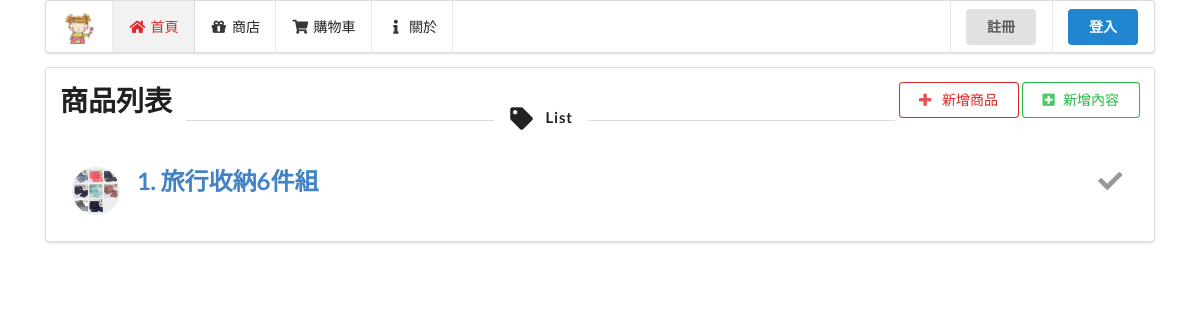
/posts/, run on an earlier commit of the app's database.
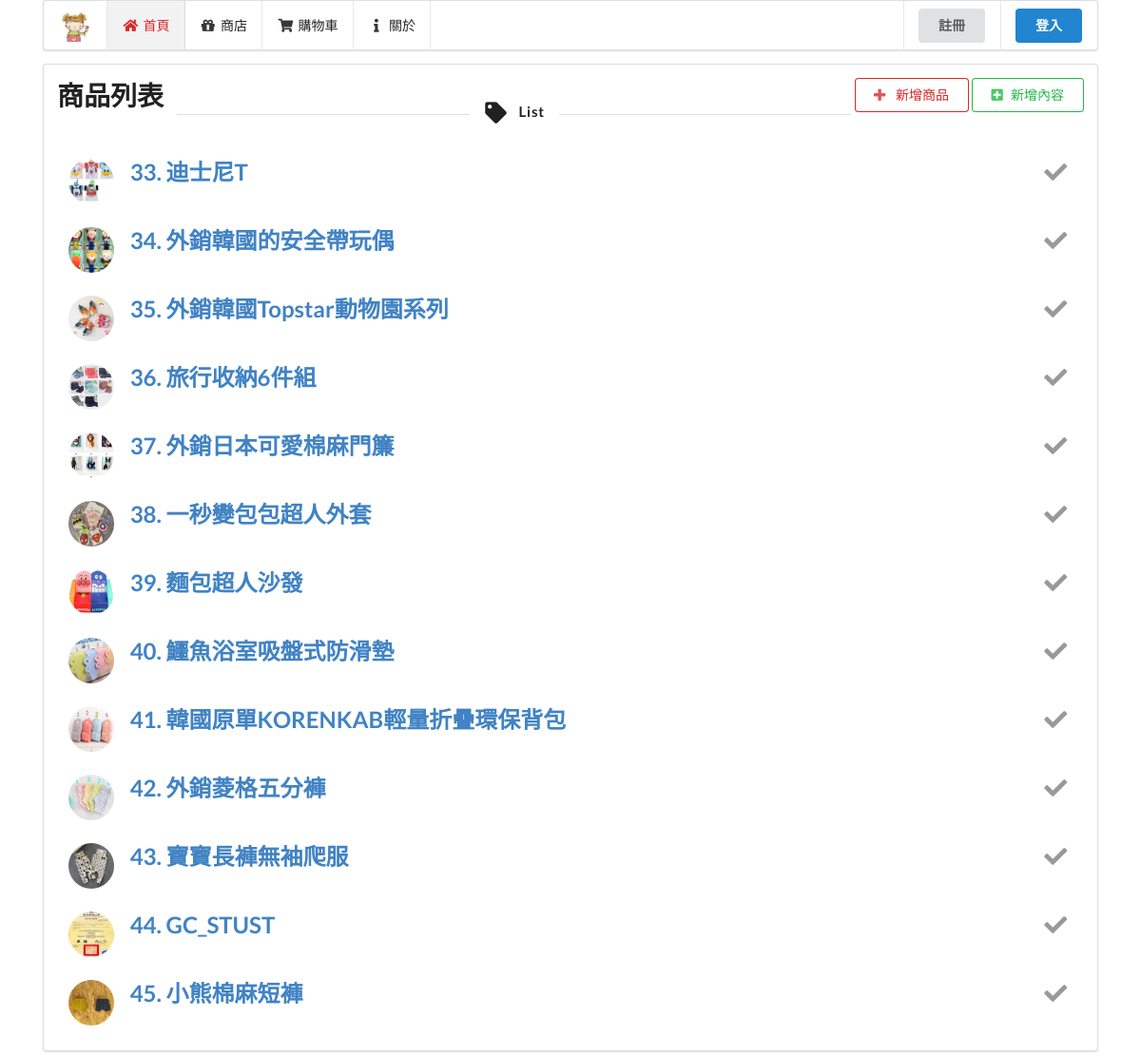
And on a later commit of the database.
### products/models.py (models this page shows, shortened)
class Product(models.Model):
    name        = models.CharField('商品名稱', max_length = 20)                                     # 商品名稱
    notes       = models.TextField('商品描述', blank=True, default='')                              # 商品描述
    raiser      = models.PositiveIntegerField('募集人數')                                           # 募集人數
    date        = models.DateField('刊登日期', default=datetime.date.today)                         # 刊登日期
    image       = models.ImageField('商品圖片', upload_to='ProductImages', null=True, blank=True)   # 商品圖片
    is_display  = models.BooleanField('展示與否', default=True)                                     # 是否展示
    class Meta:
        verbose_name = '商品'
        verbose_name_plural = '所有商品'
    def __str__(self):                  # __str__ on Python 3,	__unicode__ on Python 2
        return self.name
    __repr__ = __str__

### posts/views.py (the view)
def post_list(request):
    queryset = Product.objects.all()
    context = {
        'title' : '商品列表',
        'object_list': queryset,
    }
    return render(request, 'posts/post_list.html', context)

### posts/templates/posts/post_list.html
{% extends 'posts/base.html' %} {% block title %}{{ title }} | {{ block.super }}{% endblock title %} {% block content %} {{ block.super }}
<div class="ui clearing segment">
    <h1 class="ui left floated header"> {{ title }} </h1>
    <button class="ui right floated green basic button" onclick="javascript:location.href='add_detail';"><i class="add square icon"></i>新增內容</button>
    <button class="ui right floated red basic button" onclick="javascript:location.href='create';"><i class="plus icon"></i> 新增商品</button>
    <h4 class="ui horizontal divider header"><i class="tag icon"></i> List </h4>
    <div class="ui massive selection animated list">
        {% for obj in object_list %}
        <div class="item">
            <img class="ui avatar image" src="/media/{{ obj.image }}">
            <div class="content">
                <a class="header" href='/posts/{{obj.id}}/edit'>{{ obj.id }}. {{ obj.name }}</a>
            </div>
            <div class="right floated content">
                {% if obj.is_display %}
                <i class="checkmark icon"></i> {% else %}
                <i class="remove icon"></i> {% endif %}
            </div>
        </div>
        {% endfor %}
    </div>
</div>
{% endblock content %}

What changed in the data, as far as the page shows it:
removed Product: image (picture), id "1", name "旅行收納6件組", is_display True (drawn)
added Product: image (picture), id "33", name "迪士尼T", is_display True (drawn)
added Product: image (picture), id "34", name "外銷韓國的安全帶玩偶", is_display True (drawn)
added Product: image (picture), id "35", name "外銷韓國Topstar動物園系列", is_display True (drawn)
added Product: image (picture), id "36", name "旅行收納6件組", is_display True (drawn)
added Product: image (picture), id "37", name "外銷日本可愛棉麻門簾", is_display True (drawn)
added Product: image (picture), id "38", name "一秒變包包超人外套", is_display True (drawn)
added Product: image (picture), id "39", name "麵包超人沙發", is_display True (drawn)
added Product: image (picture), id "40", name "鱷魚浴室吸盤式防滑墊", is_display True (drawn)
added Product: image (picture), id "41", name "韓國原單KORENKAB輕量折疊環保背包", is_display True (drawn)
added Product: image (picture), id "42", name "外銷菱格五分褲", is_display True (drawn)
added Product: image (picture), id "43", name "寶寶長褲無袖爬服", is_display True (drawn)
added Product: image (picture), id "44", name "GC_STUST", is_display True (drawn)
added Product: image (picture), id "45", name "小熊棉麻短褲", is_display True (drawn)
